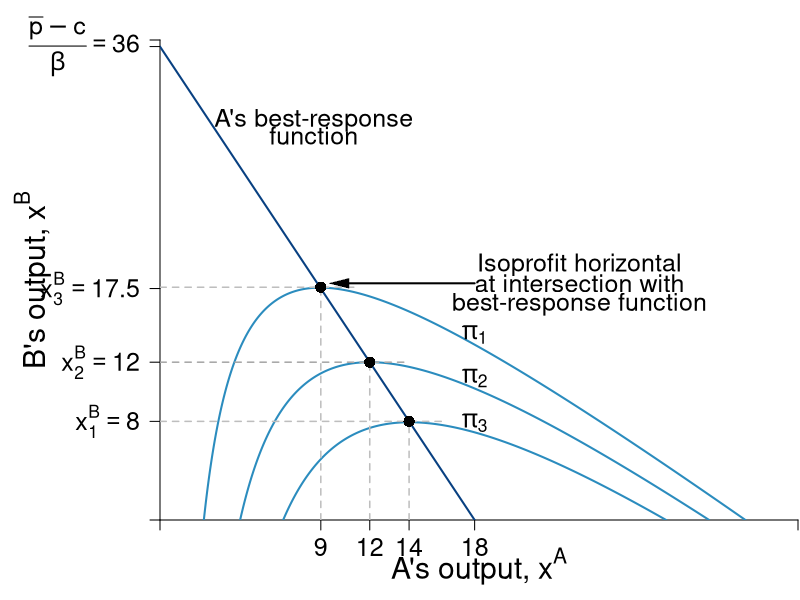

Source code (R):
require(shape)
pdf(file = "competitionmarkets/cournot_brf_isoA.pdf", width = 9, height = 7)

#Set parameters for graphics

pointsize <- 1.8
axislabelsize <- 1.8
labelsize <- 1.5
namesize <- 1.8
annotatesize <- 1.5
graphlinewidth <- 2
segmentlinewidth <- 1.5

COL <- c("#7fc97f", "#beaed4", "#fdc086", "#ffff99", "#386cb0", "#f0027f", "#bf5b17", "#666666")
COLA <- c("#99d8c9","#66c2a4","#41ae76", "#238b45", "#005824")
COLB <- c("#4eb3d3", "#2b8cbe", "#0868ac","#084081")

par(mar =  c(4, 8, 2, 0.1))

piA <- function(xa, xb, s = 0.5, pmax = 20, c1 = 2) {
  (pmax - s*xb)*xa - s*(xa)^2 - c1*xa
}

piB <- function(xa, xb, s = 0.5, pmax = 20, c1 = 2) {
  (pmax - s*xa)*xb - s*(xb)^2 - c1*xb
}

brfB <- function(xa, s = 0.5, pmax = 20, c1 = 2) {
  (pmax - c1)/(2*s) - (1/2)*xa
}

brfA <- function(xa, s = 0.5, pmax = 20, c1 = 2) {
  (pmax - c1)/s - 2*xa
}

xlims <- c(0, 36.5)
ylims <- c(0, 36.5)

npts <- 501 
x <- seq(xlims[1], xlims[2], length.out = npts)
y <- seq(ylims[1], ylims[2], length.out = npts) 
a <- c(42, 72, 102)
b <- c(72, 81, 90)


plot(0, 0, xlim = xlims, ylim = ylims, type = "n",
     xlab = expression(paste("")),
     ylab = expression(paste("")), 
     xaxt = "n", 
     yaxt = "n", 
     cex.lab = axislabelsize, 
     bty = "n",
     xaxs = "i", 
     yaxs = "i")

ticksy <- c(0, 7.5, 12, 17.6, 36, ylims[2])
ylabelsnum <- c(NA, expression(paste(x[1]^B == 8)), expression(paste(x[2]^B == 12)), expression(paste(x[3]^B)==17.5), expression(paste(frac(bar(p) - c,beta) == 36), NA))
#ylabels <- c(NA, expression(paste(x[1]^B)), expression(paste(x[2]^B)), expression(paste(x[3]^B)), expression(paste(frac(bar(p) - c[1],beta))))
ticksx <- c(0, 9.2, 12, 14.25, 18, xlims[2])
#xlabels <- c(NA, expression(paste(x[1]^A)), expression(paste(x[2]^A)), expression(paste(x[3]^A)), NA, NA)
xlabelsnum <- c(NA, expression(paste(9)), expression(paste(12)), expression(paste(14)), expression(paste(18)), NA)

#xlabels that include labels and numerical values 
#text(7, -2.3, expression(paste(x[1]^A == 9)),xpd = TRUE, cex = labelsize - 0.05)
#text(10, -2.3, expression(paste(x[2]^A == 12)),xpd = TRUE, cex = labelsize - 0.05)
#text(15, -2.3, expression(paste(x[3]^A == 14)),xpd = TRUE, cex = labelsize - 0.05)
#text(20, -2.5, expression(paste(frac(bar(p) - c[1],2*beta) == 18)),xpd = TRUE, cex = labelsize - 0.05)

axis(1, at = ticksx, pos = 0, labels = xlabelsnum, cex.axis = labelsize)
#axis(1, at = ticksx, pos = 0, labels = xlabels, cex.axis = labelsize)
axis(2, at = ticksy, pos = 0, labels = ylabelsnum, las = 1, cex.axis = labelsize)

npts <- 500 
xx1 <- seq(xlims[1], xlims[2], length.out = npts)

lines(xx1, brfA(xx1, s = 0.5, pmax = 20, c1 = 2), col = COLB[4], lwd = graphlinewidth)

contour(x, y, 
        outer(x, y, piA),
        drawlabels = FALSE,
        col = COLB[2],
        lwd = graphlinewidth,
        levels = a, 
        xaxs = "i", 
        yaxs = "i", 
        add = TRUE) 

text(0.5*xlims[2], -3.5, expression(paste("A's output, ", x^A)), xpd = TRUE, cex = axislabelsize) 
text(-7.3, 0.5*ylims[2], expression(paste("B's output, ", x^B)), xpd = TRUE, cex = axislabelsize, srt = 90) 


segments(0, 12, 14, 12, lty = 2, col = "darkgrey" , lwd = segmentlinewidth)
segments(12, 0, 12, 12, lty = 2, col = "gray" , lwd = segmentlinewidth)
points(12, 12, pch = 16, col = "black", cex = 1.5)
segments(0, 7.5, 16.25, 7.5, lty = 2, col = "gray" , lwd = segmentlinewidth)
segments(14.25, 0, 14.25, 7.5, lty = 2, col = "gray" , lwd = segmentlinewidth)
points(14.25, 7.5, pch = 16, col = "black", cex = 1.5)
segments(0, 17.7, 11.2, 17.7, lty = 2, col = "gray" , lwd = segmentlinewidth)
segments(9.2, 0, 9.2, 17.7, lty = 2, col = "gray" , lwd = segmentlinewidth)
points(9.2, 17.7, pch = 16, col = "black", cex = 1.5)

text(24, 19.4, expression(paste("Isoprofit horizontal")), cex = annotatesize)
text(24, 18, expression(paste("at intersection with")), cex = annotatesize)
text(24, 16.4, expression(paste("best-response function")), cex = annotatesize)
Arrows(18, 18, 10.25, 18, col = "black", lty = 1, lwd = 2, arr.type = "triangle", arr.lwd = 0.5)

#A's brf
text(8.8, 30.4, expression(paste("A's best-response")), cex = annotatesize)
text(8.8, 29.2, expression(paste("function")), cex = annotatesize)
#Arrows(9, 28.2, 9, 23.5, col = "black", lty = 1, lwd = 2, arr.type = "triangle", arr.lwd = 0.5)

#labels for the isoprofits
text(18, 7.4, expression(paste(pi[3])), cex = annotatesize)
text(18, 10.8, expression(paste(pi[2])), cex = annotatesize)
text(18, 14.1, expression(paste(pi[1])), cex = annotatesize)



dev.off()
